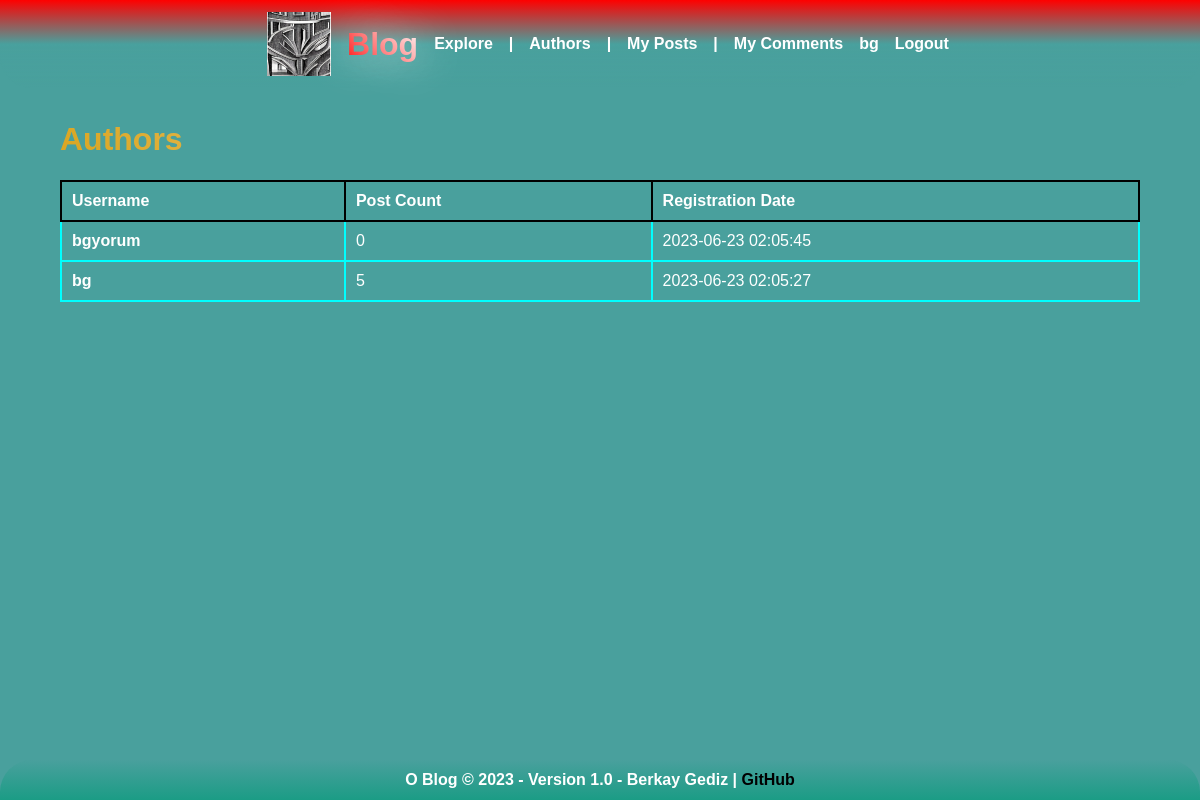
Screenshot of /authors.php (signed in) with the database file from the repository.
### tables this page shows
CREATE TABLE `author` (
  `id` int(11) NOT NULL,
  `username` varchar(50) NOT NULL,
  `email` varchar(100) NOT NULL,
  `password` varchar(100) NOT NULL,
  `isadmin` tinyint(1) NOT NULL DEFAULT 0,
  `regdate` timestamp NOT NULL DEFAULT current_timestamp() ON UPDATE current_timestamp()
);

### authors.php (the view, shortened to what this page needs)
<!DOCTYPE html>
<html lang="en">
<head>
    <?php include("connect.php"); ?>
    <link rel="stylesheet" href="css/style.css">
</head>
<body>
    <header>
        <div class="navbar-icon">
            <a href="index.php" style="text-decoration: none; display: flex; align-items: center;">
                <img src="img/o_favicon.png">
                <h1>Blog</h1>
            </a>
        </div>
        <?php
        include("nav.php");
        ?>
    </header>
    <main>
        <?php
        if (isset($_SESSION["loggedin"]) && $_SESSION["loggedin"] == true) {
            $authors = mysqli_query($checkdb, "SELECT * FROM author ORDER BY regdate DESC");
            if (mysqli_num_rows($authors) > 0) {
                echo "<h1>Authors</h1>";
                echo "<table style='width: 100%; border-collapse: collapse;'>";
                echo "<tr> <th style='border: 2px solid black; padding: 10px;'>Username</th> <th style='border: 2px solid black; padding: 10px;'>Post Count</th> <th style='border: 2px solid black; padding: 10px;'>Registration Date</th> </tr>";
                while ($author = mysqli_fetch_assoc($authors)) {
                    $postCount = mysqli_query($checkdb, "SELECT COUNT(*) as post_count FROM post WHERE authorid=" . $author["id"]);
                    $postCount = mysqli_fetch_assoc($postCount);
                    $totalPosts = $postCount["post_count"];
                    echo "<tr>";
                    echo "<td style='border: 2px solid aqua; padding: 10px;'><a href='profile.php?username=" . $author["username"] . "'>" . $author["username"] . "</a></td>";
                    echo "<td style='border: 2px solid aqua; padding: 10px;'>" . $totalPosts . "</td>";
                    echo "<td style='border: 2px solid aqua; padding: 10px;'>" . $author["regdate"] . "</td>";
                    echo "</tr>";
                }
                echo "</table>";
            } else {
                echo "<h1>Authors</h1>";
                echo "<p>No authors found.</p>";
            }
        } else {
            echo "<h1>Authors</h1>";
            echo "<p>You must be logged in to view this page.</p>";
        }
        ?>
    </main>
    <?php
    include("footer.php");
    ?>
</body>
</html>

### assets/css/style.css (style rules this page uses)
body { padding: 0; margin: 0; background-color: #49a09d; display: flex; flex-direction: column; align-items: center; font-family: Arial, Helvetica, sans-serif; color: white; }
header { z-index: 999; display: flex; justify-content: center; align-items: center; width: 100%; height: 11vh; background: linear-gradient(360deg, transparent, #49a09d, red); border-bottom-left-radius: 2rem; border-bottom-right-radius: 2rem; max-height: auto; max-width: auto; position: fixed; }
header img { height: 8vh; max-height: auto; max-width: auto; }
main { z-index: 998; width: 90%; margin-top: 12.5vh; justify-content: center; align-items: center; background-color: transparent; text-align: left; margin-bottom: 4vh; }
a { text-decoration: none; color: white; font-weight: bold; }
.navbar-icon { display: flex; align-items: center; margin-left: 1rem; }
.navbar-icon img { height: 8vh; max-height: auto; max-width: auto; }
.navbar-icon h1 { text-shadow: 0 0 45px white; font-weight: bold; background: -webkit-linear-gradient(45deg, red, #ffffff); -webkit-background-clip: text; background-clip: text; -webkit-text-fill-color: transparent; margin-left: 1rem; }
h1 { background: -webkit-linear-gradient(45deg, goldenrod, #ffffff); -webkit-background-clip: text; background-clip: text; -webkit-text-fill-color: transparent; }

### rows the page displays
author: username "bgyorum", totalPosts "0", regdate "2023-06-23 02:05:45"
author: username "bg", totalPosts "5", regdate "2023-06-23 02:05:27"

### other values shown
$_SESSION["username"] "bg"
